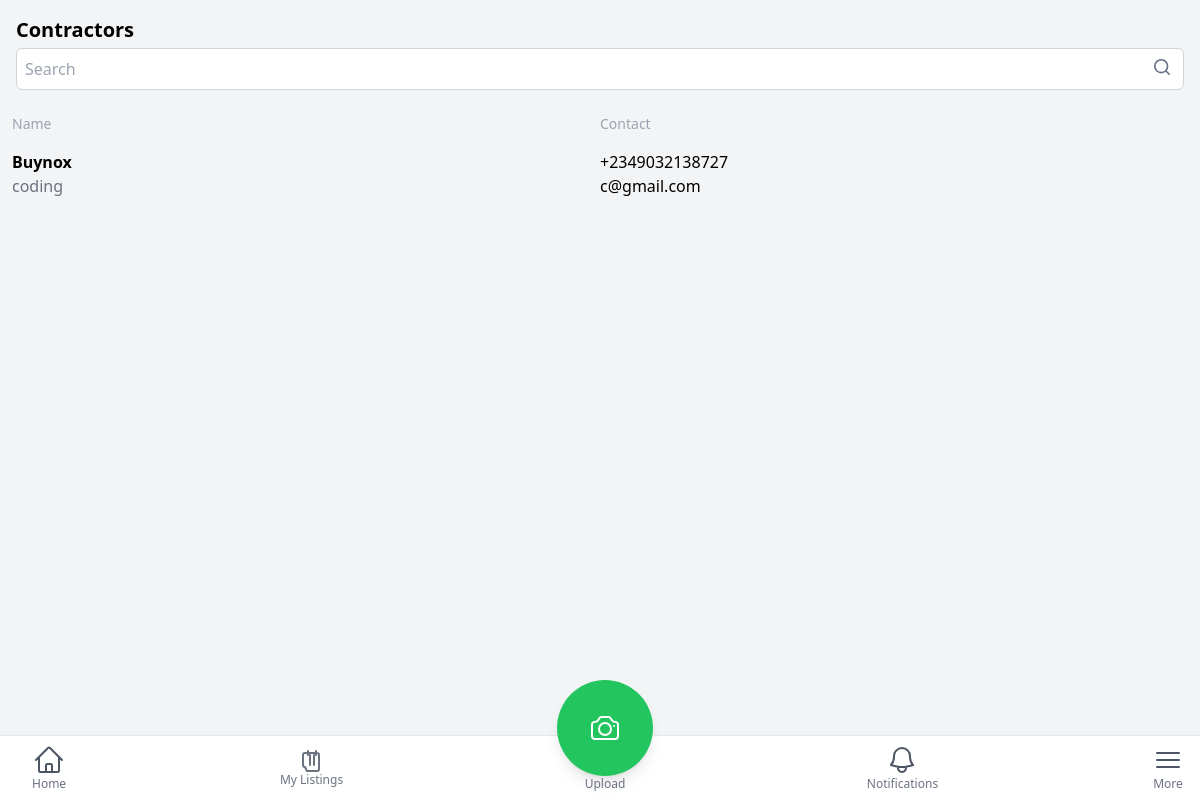
The page /profiles/search-view/ (signed in) on the database as committed earlier.
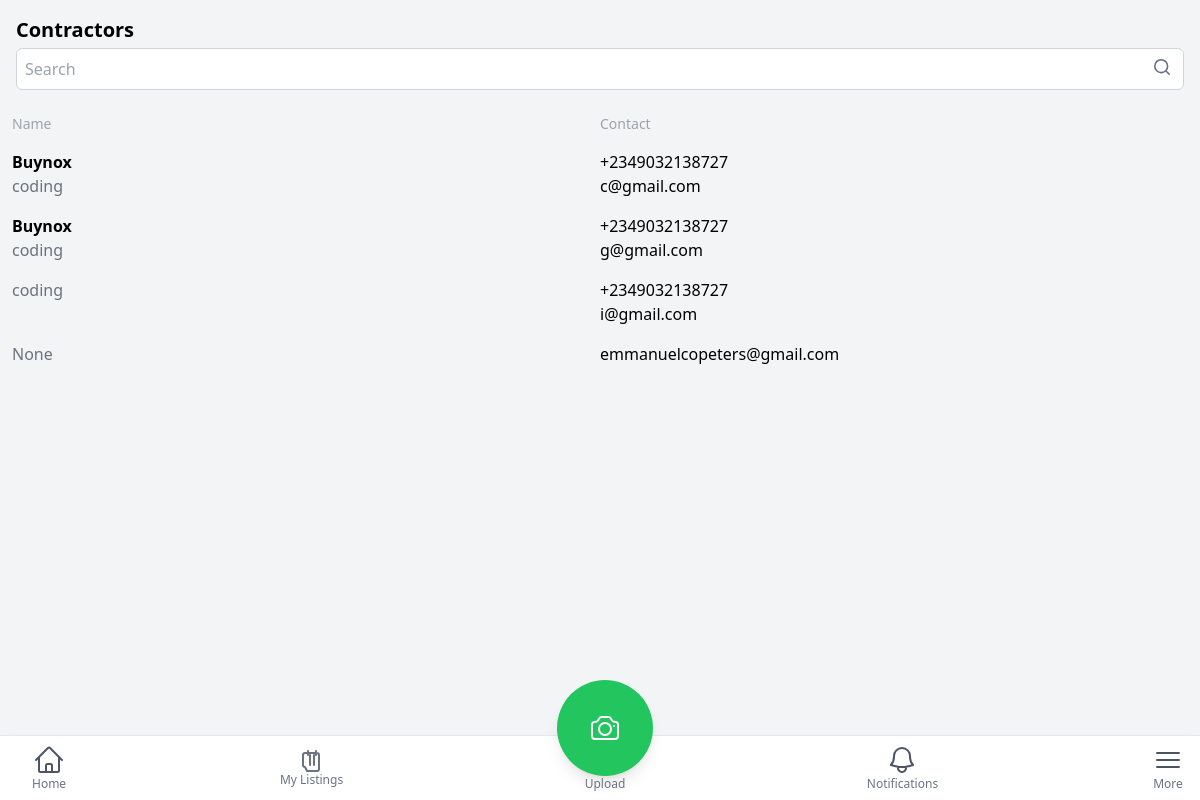
The same page on the database as committed later.
### profiles/models.py (models this page shows)
class ContractorProfile(models.Model):
    user = models.OneToOneField(User, on_delete=models.CASCADE, related_name = 'contractor_profile')
    company_name = models.CharField(max_length = 255)
    registration_number = models.CharField(max_length = 225)
    specialization = models.CharField(max_length = 225, null = True, blank = True)
    company_address = AddressField(null =True)
    website = models.URLField(max_length=255, null=True)
    city = models.CharField(max_length = 50)
    media_paths = GenericRelation("main.Media")
    image = models.ImageField(upload_to=image_upload_location, null=True)
    def __str__(self):
        return self.user.email

### accounts/models.py (models this page shows, shortened)
class User(AbstractUser):
    phone_number = PhoneNumberField(null=False, blank=False)
    user_type = models.CharField(max_length = 3, choices = USER_TYPE_CHOICES)
    date_joined = models.DateTimeField(auto_now_add=True)
    slug = models.SlugField(
        blank=True,
        null=True,
        unique=True,
        max_length=100,
        allow_unicode=True)

### profiles/views.py (the view, shortened to what this page needs)
# urls.py: path('search-view/', views.search_view, name="search_contractor"),
@login_required
def search_view(request):
    query = request.GET.get('query')
    results = ContractorProfile.objects.all()
    print("results ==== ", results)
    context = {'results': results}
    return render(request, 'user/search_results.html', context)

### templates/user/search_results.html
{% extends "user/base.html" %} {% load static %} {% block content %}
<div class="w-full px-4  mt-4">
    <div class = "font-semibold text-xl">Contractors</div>
    <form  class="w-full text-center flex flex-col gap-4">
        <div class="w-full  relative">
            <input type="text" name="query" id="search" placeholder="Search" class="w-full p-2 text-gray-500 border border-gray-300 rounded-md focus:outline-none mt-1 focus:border-gray-500" />
            <div class="absolute right-3 top-0 h-full flex items-center justify-center items-center cursor-pointer">
                <button type = "submit">
                    <img src="{% static 'svgs/search.svg' %}" alt="" class="w-[20px] h-[20px]" />
                </button>
            </div>
        </div>
    </form>
</div>
{% if not results  %}
    <div class = "flex items-center justify-center text-gray-600 font-semibold mt-3">
        No results found
    </div>
{% else %}
    <div class="mx-3 mt-6">
        <div class = "grid grid-cols-2">
            <p class = "text-sm font-medium text-gray-400"> Name </p>
            <p class = "text-sm font-medium text-gray-400"> Contact </p>
        </div>
        {% for result in results %}
            <a href='{% url "profile:contractor_details" result.pk %}' class="w-full flex justify-between cursor-pointer grid grid-cols-2 mt-4">
                <div>
                    <p class = "font-semibold text-black">{{result.company_name}}</p>
                    <p class = "text-gray-500">{{result.specialization}}</p>
                </div>
                <div class="">
                    <p class = "font-medium">{{result.user.phone_number}}</p>
                    <p>{{result.user.email}}</p>
                </div>
            </a>
        {% endfor %}
    </div>
{% endif %}
{% endblock %}
{% block bottomNav %}
{% include "user/bottom_nav_agent.html" %}
{% endblock bottomNav %}

Rows that differ between the two databases and show on the page:
added ContractorProfile: company_name "Buynox", specialization "coding", user.phone_number "+2349032138727", user.email "g@gmail.com"
added ContractorProfile: specialization "coding", user.phone_number "+2349032138727", user.email "i@gmail.com"
added ContractorProfile: specialization "None", user.email "emmanuelcopeters@gmail.com"
